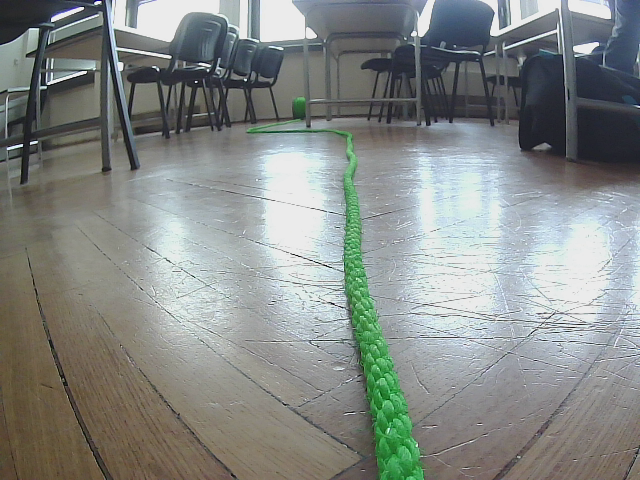
#> input picture test_images/image1.png, 640 x 480 px; its folder holds only this picture in this run
$ python main.py ../test_images/image1.png
#> lines starting #> are read from the running program, lines starting #| are printed output that depends on the picture; after the words box and inside, x2 and y2 are one past the last pixel; in counts of white or black regions, pixels touching at a corner belong together; long printed decimals are rounded
### src/LineDetection.py
import numpy as np
import cv2
import matplotlib.pyplot as plt
import math
import copy


class LineDetection:
    def __init__(self):
        pass

    def get_points(self, rho, theta):
        a = np.cos(theta)
        b = np.sin(theta)
        x0 = a * rho
        y0 = b * rho
        x1 = int(x0 + 2000 * (-b))
        y1 = int(y0 + 2000 * (a))
        x2 = int(x0 - 2000 * (-b))
        y2 = int(y0 - 2000 * (a))

        return x1, y1, x2, y2

    def draw_hough_lines(self, lines, img):
        """
        Draw Hough lines on the given image
        :param lines: Line array.
        :param img: Given image.
        :return: Image with drawn lines
        """

        r_acc = 0
        theta_acc = 0
        accepted_count = 0

        for line in lines:

            # Extract line info
            r = line[0][0]
            theta = line[0][1]

            x1, y1, x2, y2 = self.get_points(r, theta)
            cv2.line(img, (x1, y1), (x2, y2), (0, 0, 255), 3)
            # Check if line is accepted as good
            # f r > 0 and temp_theta > 0 and temp_theta < 0 or r < 0 and temp_theta < 180 and temp_theta > 150:
            print(theta * 180 / np.pi, r)
            # Check if line is accepted as good

            if -60<abs(abs(theta * 180 / np.pi) - 90) < 20:
                continue

            accepted_count += 1
            r_acc += r
            theta_acc += theta

        # Plot average accepted
        if accepted_count > 0:
            theta = theta_acc / accepted_count
            r = r_acc / accepted_count
            x1, y1, x2, y2 = self.get_points(r, theta)
            cv2.line(img, (x1, y1), (x2, y2), (255, 0, 0), 10)

            print("Best theta: ", theta * 180 / np.pi)

        print("/n/n")
        return img

    def analyse(self, imagePath):
        inputImage = cv2.imread(imagePath)
        plt.subplot(331)
        plt.imshow(inputImage)

        # gray_image = cv2.cvtColor(inputImage, cv2.COLOR_BGR2GRAY)
        # plt.subplot(332)
        # plt.imshow(gray_image, cmap="gray")

        blur = cv2.medianBlur(inputImage, 5)
        plt.subplot(335)
        plt.imshow(inputImage, cmap="gray")

        edges = cv2.Canny(blur, 150, 270)
        plt.subplot(333)
        plt.imshow(edges, cmap="gray")
        edges = cv2.dilate(edges, None)

        # TODO: Try different parameters
        threshold = 60
        minLineLength = 10
        lines = cv2.HoughLines(edges, 1, np.pi / 180, 110)
        line_img = self.draw_hough_lines(lines, copy.deepcopy(inputImage))
        plt.subplot(334)
        plt.imshow(line_img)

        plt.tight_layout()
        plt.show()

### src/main.py
#!/usr/bin/env python
import cv2
import os
import sys
import numpy as np
from LineDetection import LineDetection

if __name__ == '__main__':
    '''
    if len(sys.argv) < 2:
        print('Image name must be added. Format must be .png')
        exit()

    file_name = str(sys.argv[1] + '.png')
    '''
    projectPath = os.path.abspath(os.path.pardir)
    folderPath = os.path.join(projectPath, 'test_images')
    destPath = os.path.join(projectPath, 'result_images')
    print(destPath)

    lineDetection = LineDetection()
    for root, dirs, files in os.walk(folderPath):
        for file in files:
            if file.endswith(".png"):
                filePath = os.path.join(root, file)

                img = cv2.imread(filePath)
#> img is the input picture: shape (480, 640, 3); mean B, G, R 134.8, 137.6, 132.9

                image_size = img.shape
#> image_size = (480, 640, 3)

                gray = cv2.cvtColor(img, cv2.COLOR_BGR2GRAY)
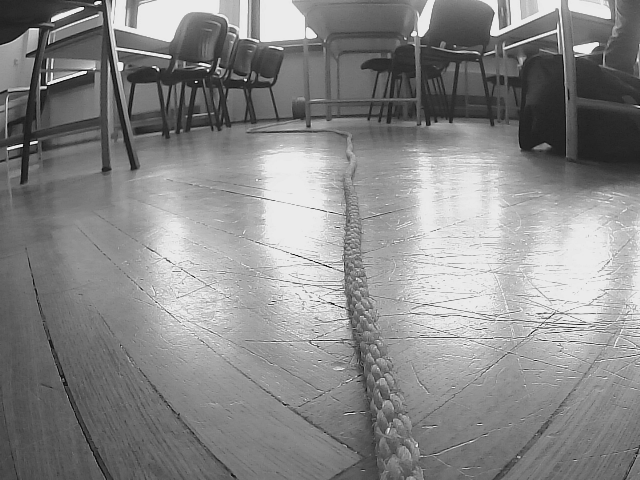
#> gray: shape (480, 640); min 15, max 235, mean 135.9
                greenLower = (29, 86, 6)
                greenUpper = (64, 255, 255)
                edges = cv2.Canny(gray, 30, 50, apertureSize=3)
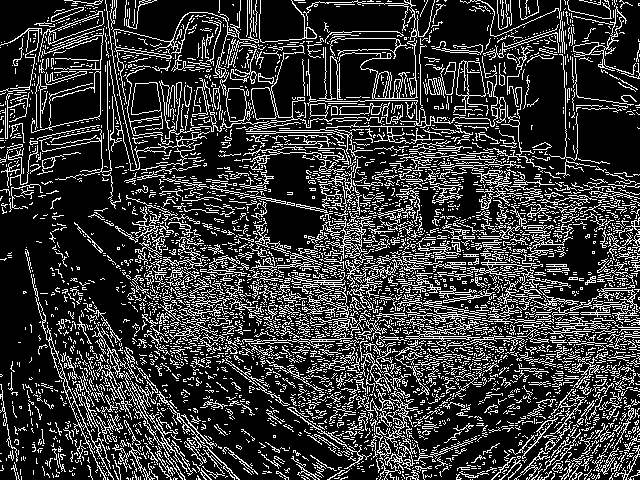
#> edges: shape (480, 640); 21.7% white in thin lines or dots
                minLineLength = 10
                maxLineGap = 10

                try:
                    hsv = cv2.cvtColor(img, cv2.COLOR_BGR2HSV)
#> hsv: shape (480, 640, 3); mean H, S, V 67.5, 34, 143.2
                    #greenLower = (29, 86, 6)
                    greenLower = (30, 86, 6)
                    greenUpper = (85, 240, 230)
                    #greenUpper = (64, 255, 255)
                    mask = cv2.inRange(hsv, greenLower, greenUpper)
#> mask: shape (480, 640); 2.8% white; 104 white regions (101 under 20 px), largest, box (x1, y1, x2, y2) and area: (344, 148, 426, 480) 7957, (248, 127, 354, 145) 271, (294, 98, 306, 119) 192
                except cv2.error:
                    print(img)
                    print("Image doesn't exists")
                newName = 'lineDetected' + file
                destination = os.path.join(destPath, newName)
                cv2.imwrite(destination , mask)

                lineDetection.analyse(destination)
#> in analyse, `blur = cv2.medianBlur(inputImage, 5)`:
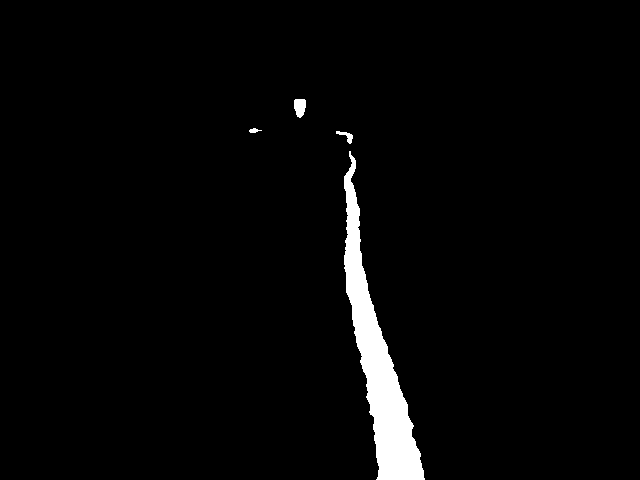
#> blur: shape (480, 640, 3); 2.8% white; 4 white regions, box (x1, y1, x2, y2) and area: (344, 151, 425, 480) 8158, (294, 99, 306, 118) 183, (336, 131, 353, 144) 87, (249, 128, 262, 133) 39
#> in analyse, `edges = cv2.Canny(blur, 150, 270)`: edges: shape (480, 640); 0.26% white in thin lines or dots, all inside (x1, y1, x2, y2) = (249, 98, 425, 480)
#> in analyse, `edges = cv2.dilate(edges, None)`:
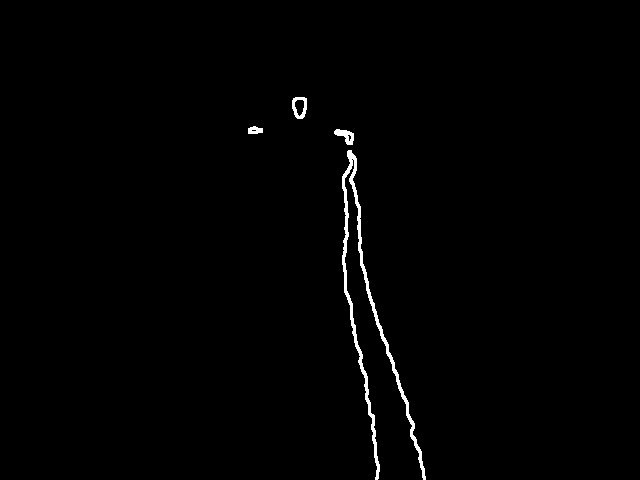
#> edges: shape (480, 640); 0.9% white; 4 white regions, box (x1, y1, x2, y2) and area: (342, 150, 426, 480) 2339, (292, 97, 307, 119) 176, (334, 129, 354, 145) 169, (248, 126, 263, 134) 92
#> in analyse, `lines = cv2.HoughLines(edges, 1, np.pi / 180, 110)`: lines = 29 rows, first 8: [-268, 2.84], [-292, 2.97], [-260, 2.83], [-276, 2.86], [-252, 2.81], [-342, 3.07], [-285, 2.95], [-299, 2.98]
#> the loop in draw_hough_lines, `for line in lines:` made 29 passes
#> (r, theta, a in get_points, b in get_points, x0 in get_points, y0 in get_points, x1, y1) on passes 1 to 12: (-268, 2.84, -0.956, 0.292, 256.3, -78.36, -328, -1990), (-292, 2.97, -0.985, 0.174, 287.6, -50.71, -59, -2020), (-260, 2.83, -0.951, 0.309, 247.3, -80.34, -370, -1982), (-276, 2.86, -0.961, 0.276, 265.3, -76.08, -285, -1998), (-252, 2.81, -0.946, 0.326, 238.3, -82.04, -412, -1973), (-342, 3.07, -0.998, 0.0698, 341.2, -23.86, 201, -2018), (-285, 2.95, -0.982, 0.191, 279.8, -54.38, -101, -2017), (-299, 2.98, -0.988, 0.156, 295.3, -46.77, -17, -2022), (-317, 3.02, -0.993, 0.122, 314.6, -38.63, 70, -2023), (-278, 2.93, -0.978, 0.208, 271.9, -57.8, -143, -2014), (-244, 2.79, -0.94, 0.342, 229.3, -83.45, -454, -1962), (-286, 2.88, -0.966, 0.259, 276.3, -74.02, -241, -2005)
#| 163.000 -268.0
#| 170.000 -292.0
#| 162.000 -260.0
#| 164.000 -276.0
#| 161.000 -252.0
#| 176.000 -342.0
#| 169.000 -285.0
#| 171.000 -299.0
#> (further printed lines are left out)
#> after the loop in draw_hough_lines, `for line in lines:`:
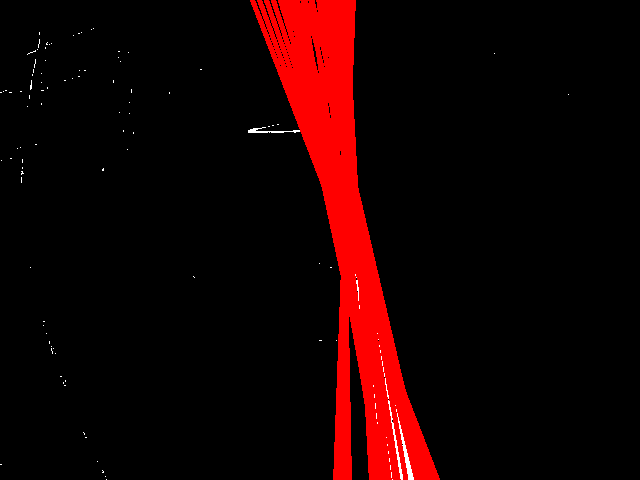
#> img: shape (480, 640, 3); mean of channels 0, 1, 2 0.7, 0.7, 23.7; drawn as B, G, R
#> after the loop in draw_hough_lines, `for line in lines:`: accepted_count = 29; r_acc = -6709; theta_acc = 76.64
#> in draw_hough_lines, `theta = theta_acc / accepted_count`: theta = 2.64
#> in draw_hough_lines, `r = r_acc / accepted_count`: r = -231.3
#> in draw_hough_lines, `x1, y1, x2, y2 = self.get_points(r, theta)`: x1 = -753; y1 = -1866; x2 = 1160; y2 = 1645
#> in draw_hough_lines, `cv2.line(img, (x1, y1), (x2, y2), (255, 0, 0), 10)`:
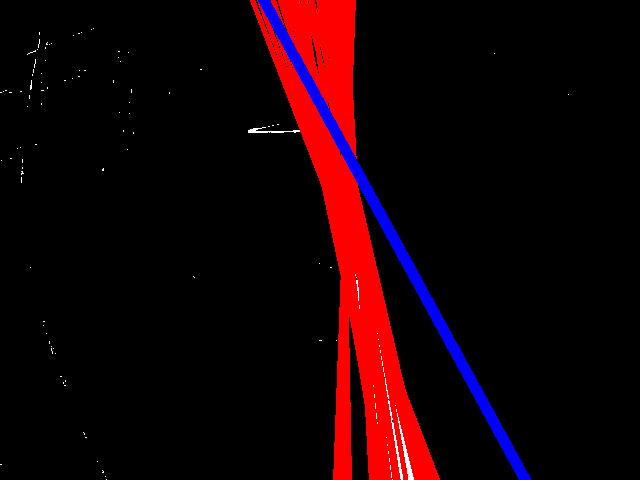
#> img: shape (480, 640, 3); 1.94% of pixels changed, all inside (x1, y1, x2, y2) = (258, 0, 531, 480); drawn as B, G, R
#| Best theta:  151.414

                img = cv2.imread(filePath)
                img = cv2.resize(img, (640, 480))
                img = cv2.blur(img, (10, 10))
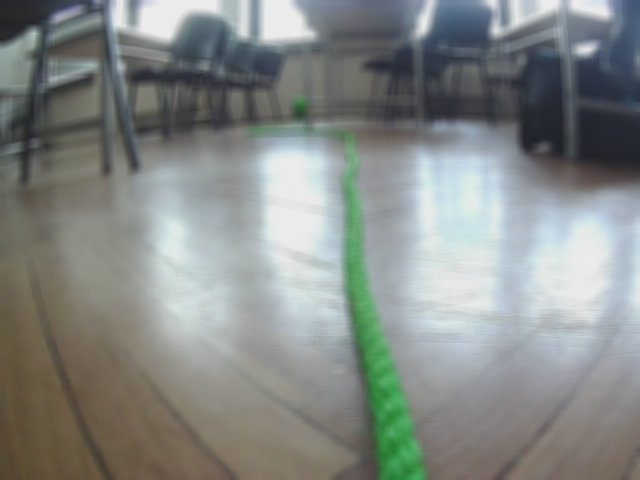
#> img: shape (480, 640, 3); mean B, G, R 134.8, 137.6, 132.9
                cv2.waitKey(0)

$ run again, on test_images/image13.png
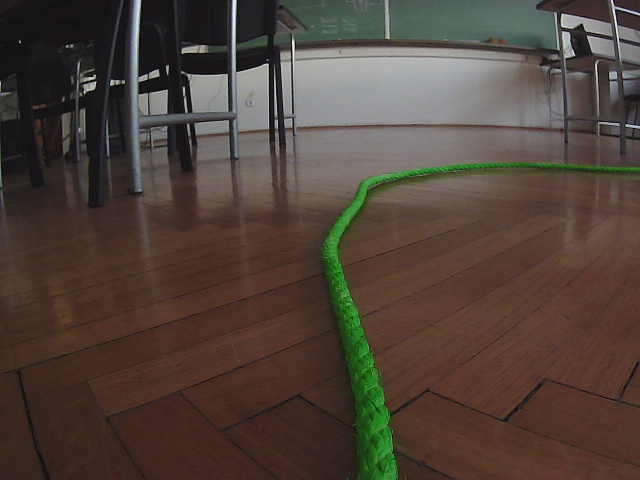
#> input picture test_images/image13.png, 640 x 480 px
#> img is the input picture: shape (480, 640, 3); mean B, G, R 57.2, 66.1, 79.3
#> hsv: shape (480, 640, 3); mean H, S, V 35.9, 85.5, 82.3
#> mask: shape (480, 640); 3.7% white; 105 white regions (99 under 20 px), largest, box (x1, y1, x2, y2) and area: (321, 162, 640, 480) 10844, (140, 3, 143, 26) 37, (139, 37, 142, 55) 35, (236, 51, 238, 70) 35, (346, 475, 357, 480) 29, (139, 56, 142, 75) 23
#> blur: shape (480, 640, 3); 3.6% white; 4 white regions (3 under 20 px), largest, box (x1, y1, x2, y2) and area: (322, 162, 640, 480) 11077
#> in analyse, `edges = cv2.dilate(edges, None)`:
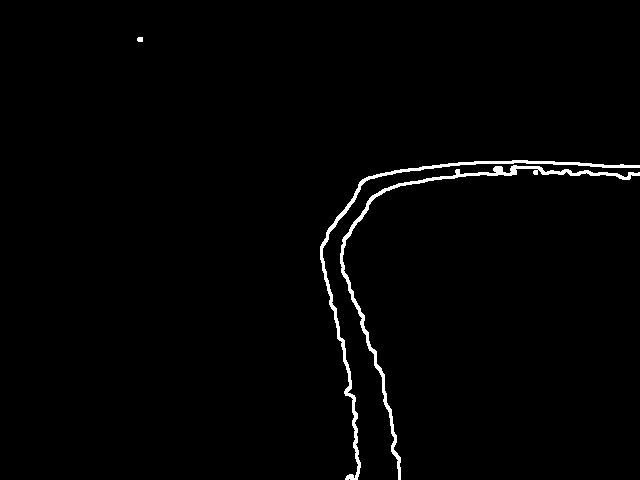
#> edges: shape (480, 640); 1.4% white; 3 white regions, box (x1, y1, x2, y2) and area: (340, 165, 640, 480) 2198, (320, 160, 640, 480) 2091, (137, 37, 143, 42) 28
#> lines = 45 rows, first 8: [144, 1.61], [173, 1.57], [154, 1.59], [-262, 2.93], [231, 1.45], [-255, 2.91], [238, 1.43], [183, 1.55]
#> the loop in draw_hough_lines, `for line in lines:` made 45 passes
#> (r, theta, a in get_points, b in get_points, x0 in get_points, y0 in get_points, x1, y1) on passes 1, 2, 3, 5, 7, 8, 9, 10: (144, 1.61, -0.0349, 0.999, -5.03, 143.9, -2003, 74), (173, 1.57, -4.37e-08, 1, -7.56e-06, 173, -2000, 172), (154, 1.59, -0.0175, 1, -2.69, 154, -2002, 119), (231, 1.45, 0.122, 0.993, 28.15, 229.3, -1956, 473), (238, 1.43, 0.139, 0.99, 33.12, 235.7, -1947, 514), (183, 1.55, 0.0175, 1, 3.19, 183, -1996, 217), (199, 1.52, 0.0523, 0.999, 10.41, 198.7, -1986, 303), (163, 1.59, -0.0175, 1, -2.84, 163, -2002, 128)
#> (printed output is left out)
#> after the loop in draw_hough_lines, `for line in lines:`: accepted_count = 16; r_acc = -4338; theta_acc = 46.79
#> in draw_hough_lines, `theta = theta_acc / accepted_count`: theta = 2.92
#> in draw_hough_lines, `r = r_acc / accepted_count`: r = -271.1
#> in draw_hough_lines, `x1, y1, x2, y2 = self.get_points(r, theta)`: x1 = -165; y1 = -2011; x2 = 695; y2 = 1894
#| Best theta:  167.562
#> `img = cv2.blur(img, (10, 10))`:
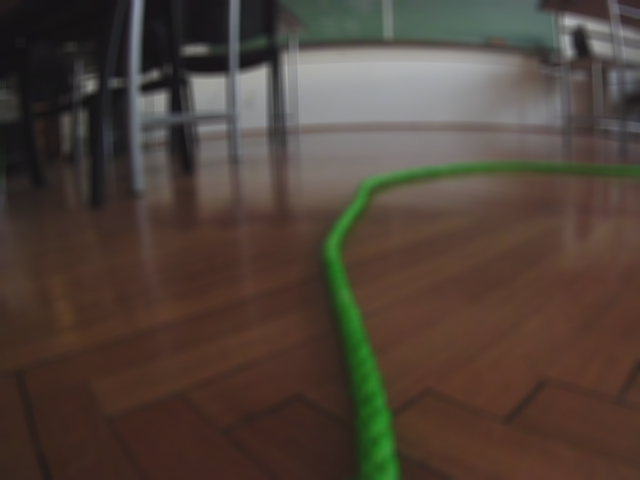
#> img: shape (480, 640, 3); mean B, G, R 57.2, 66.1, 79.2

$ run again, on test_images/image10.png
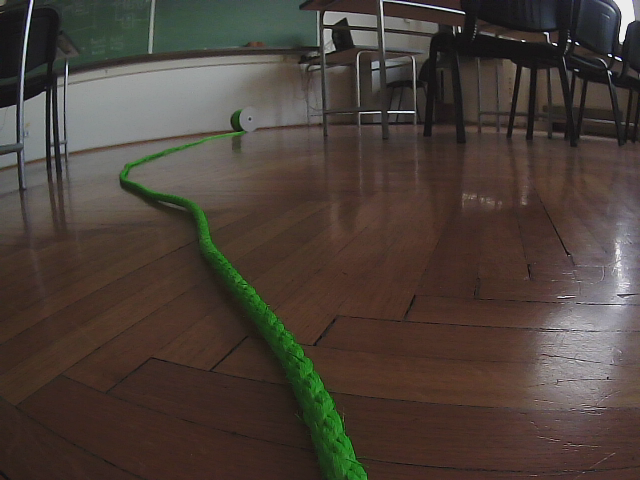
#> input picture test_images/image10.png, 640 x 480 px
#> img is the input picture: shape (480, 640, 3); mean B, G, R 57, 64.1, 74.5
#> hsv: shape (480, 640, 3); mean H, S, V 33.5, 77.1, 77.2
#> mask: shape (480, 640); 3.1% white; 97 white regions (94 under 20 px), largest, box (x1, y1, x2, y2) and area: (120, 110, 370, 480) 9357, (24, 64, 26, 85) 23, (28, 25, 31, 39) 21
#> blur: shape (480, 640, 3); 3.1% white; 2 white regions, box (x1, y1, x2, y2) and area: (120, 143, 369, 480) 9123, (197, 111, 245, 144) 306
#> in analyse, `edges = cv2.dilate(edges, None)`:
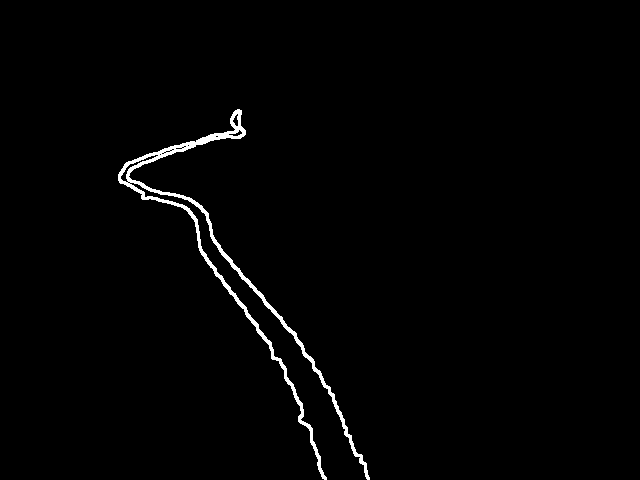
#> edges: shape (480, 640); 1.3% white; 1 white region, box (x1, y1, x2, y2) and area: (118, 109, 370, 480) 4085
#> lines = 40 rows, first 8: [-9, 2.44], [-2, 2.43], [-15, 2.46], [-15, 2.51], [-22, 2.53], [-9, 2.5], [-2, 2.48], [4, 2.41]
#> the loop in draw_hough_lines, `for line in lines:` made 40 passes
#> (r, theta, a in get_points, b in get_points, x0 in get_points, y0 in get_points, x1, y1) on passes 1 to 8: (-9, 2.44, -0.766, 0.643, 6.89, -5.79, -1278, -1537), (-2, 2.43, -0.755, 0.656, 1.51, -1.31, -1310, -1510), (-15, 2.46, -0.777, 0.629, 11.66, -9.44, -1246, -1563), (-15, 2.51, -0.809, 0.588, 12.14, -8.82, -1163, -1626), (-22, 2.53, -0.819, 0.574, 18.02, -12.62, -1129, -1650), (-9, 2.5, -0.799, 0.602, 7.19, -5.42, -1196, -1602), (-2, 2.48, -0.788, 0.616, 1.58, -1.23, -1229, -1577), (4, 2.41, -0.743, 0.669, -2.97, 2.68, -1341, -1483)
#> (printed output is left out)
#> after the loop in draw_hough_lines, `for line in lines:`: accepted_count = 36; r_acc = -848; theta_acc = 87.86
#> in draw_hough_lines, `theta = theta_acc / accepted_count`: theta = 2.44
#> in draw_hough_lines, `r = r_acc / accepted_count`: r = -23.56
#> in draw_hough_lines, `x1, y1, x2, y2 = self.get_points(r, theta)`: x1 = -1272; y1 = -1543; x2 = 1308; y2 = 1513
#| Best theta:  139.833
#> `img = cv2.blur(img, (10, 10))`:
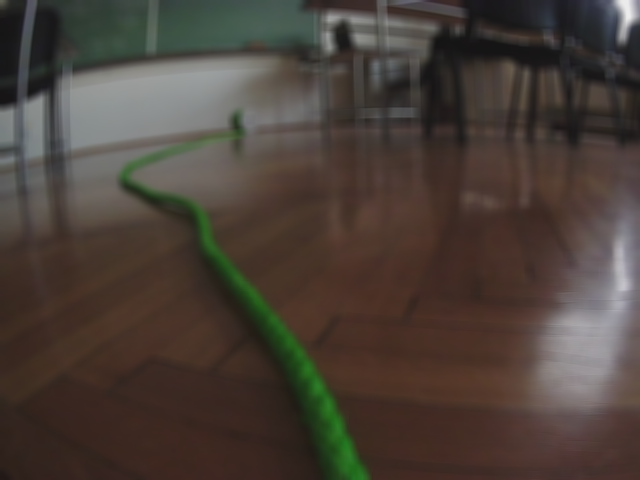
#> img: shape (480, 640, 3); mean B, G, R 57, 64.2, 74.5
